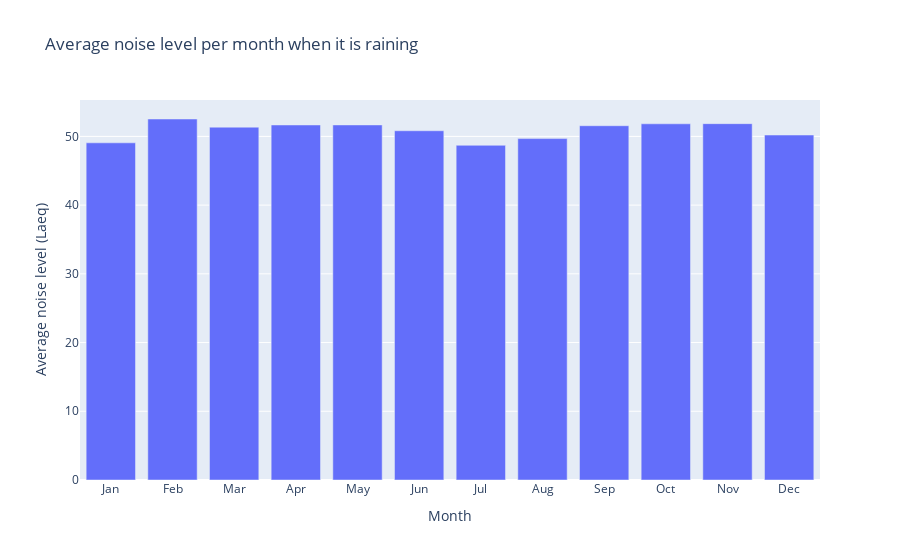

Source (notebook cell):
### Code cell
import plotly.graph_objects as go

rainy_data = data_noise_merged[data_noise_merged["bool_rainday"]]
dry_data = data_noise_merged[~data_noise_merged["bool_rainday"]]

print(rainy_data.head())

mean_rainy = rainy_data["laeq"].mean()
print(mean_rainy)

mean_total_data = data_noise["laeq"].mean()
print(mean_total_data)

mean_dry = dry_data["laeq"].mean()
print(mean_dry)

average_noise_rainy = rainy_data.groupby('result_month')['laeq'].mean()

months = ["Jan","Feb","Mar","Apr","May","Jun","Jul","Aug","Sep","Oct","Nov","Dec"]

fig = go.Figure(data=go.Bar(x=months, y=average_noise_rainy))

# Set the color of bars based on the value
#fig.update_traces(marker=dict(color=['red' if val < 0 else 'green' for val in average_noise]))

fig.update_layout(
    title="Average noise level per month when it is raining",
    xaxis_title="Month",
    yaxis_title="Average noise level (Laeq)"
)

fig.show()

### Figure 1 — Plotly figure (JSON) as saved in the notebook; plotly's stock layout.template omitted (floating-point values rounded to 4 significant figures)
{"data": [{"type": "bar", "x": ["Jan", "Feb", "Mar", "Apr", "May", "Jun", "Jul", "Aug", "Sep", "Oct", "Nov", "Dec"], "y": [49.06, 52.53, 51.34, 51.66, 51.67, 50.82, 48.7, 49.68, 51.55, 51.83, 51.85, 50.2]}], "layout": {"title": {"text": "Average noise level per month when it is raining"}, "xaxis": {"title": {"text": "Month"}}, "yaxis": {"title": {"text": "Average noise level (Laeq)"}}}}
